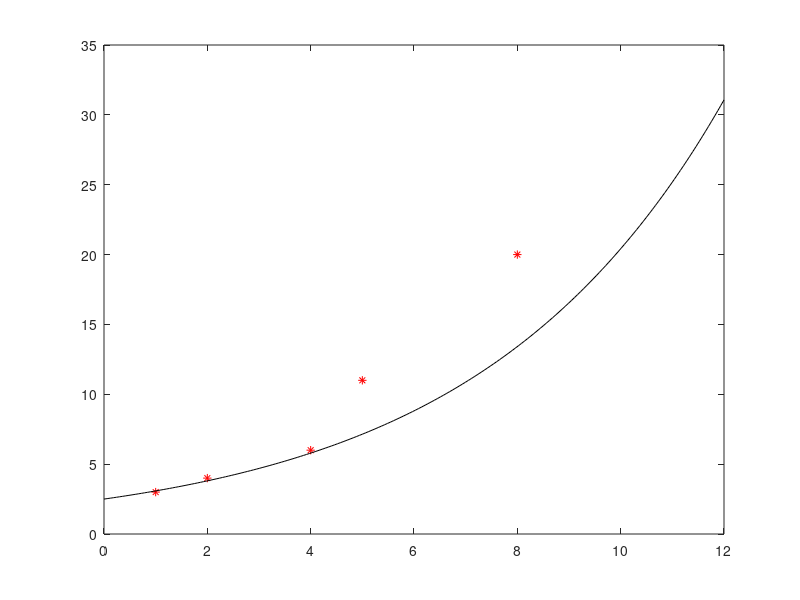

This chart was generated by the following MATLAB code: (Note: this script raises an error after producing the figure.)
clear; close all;

%punti di osservazione (presi come vettori colonna)
t = [1 2 4 5 8]';
y = [3 4 6 11 20]';

% rappresentiamo i punti di osservazione sul grafico
plot(t,y,'*r');
hold on;


z = linspace(0,12,200);
% x1=2.5 x2=0.21 -> tentativo iniziale
vz = 2.5 * exp(0.21 .* z);
% rappresentiamo la funzione esponenziale con i parametri di prova  
plot(z,vz,'k');

pause 

tic 
%[ris,info] = steepest('sofer','grad_sofer',[2.5,0.21],1e-4,20000);
%[ris,info] = newton_sofer('sofer','grad_sofer','hess_sofer',[2.5,0.21],1e-4,20000);
[ris,info] = BB1_m_sofer('sofer','grad_sofer',[2.5,0.21],1e-4,20000);
toc 

if info == 0
    sol = ris(1:2,end);
    fprintf('\niter. = %d, soluzione: [%e %e]\n',length(ris)-1,sol);
else
    fprintf('\nsuperato maxit \n');
    return;
end
vz = sol(1) * exp(sol(2)*z);
plot(z,vz,'r');
legend('dati da approssimare', 'app. con pesi [2.5 0.21]', 'app con pesi ottenuti'); 